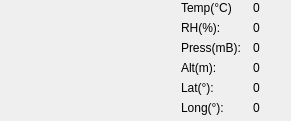
<?xml version="1.0" encoding="UTF-8"?>
<ui version="4.0">
 <class>Form</class>
 <widget class="QWidget" name="Form">
  <property name="geometry">
   <rect>
    <x>0</x>
    <y>0</y>
    <width>291</width>
    <height>121</height>
   </rect>
  </property>
  <property name="sizePolicy">
   <sizepolicy hsizetype="Minimum" vsizetype="Minimum">
    <horstretch>0</horstretch>
    <verstretch>0</verstretch>
   </sizepolicy>
  </property>
  <property name="minimumSize">
   <size>
    <width>291</width>
    <height>121</height>
   </size>
  </property>
  <property name="windowTitle">
   <string>Form</string>
  </property>
  <layout class="QVBoxLayout" name="verticalLayout">
   <property name="spacing">
    <number>0</number>
   </property>
   <property name="leftMargin">
    <number>0</number>
   </property>
   <property name="topMargin">
    <number>0</number>
   </property>
   <property name="rightMargin">
    <number>0</number>
   </property>
   <property name="bottomMargin">
    <number>0</number>
   </property>
   <item>
    <widget class="QWidget" name="pltWidgetframe" native="true">
     <property name="sizePolicy">
      <sizepolicy hsizetype="Ignored" vsizetype="Ignored">
       <horstretch>0</horstretch>
       <verstretch>0</verstretch>
      </sizepolicy>
     </property>
     <property name="minimumSize">
      <size>
       <width>291</width>
       <height>81</height>
      </size>
     </property>
     <property name="maximumSize">
      <size>
       <width>16777215</width>
       <height>16777215</height>
      </size>
     </property>
     <layout class="QHBoxLayout" name="horizontalLayout">
      <property name="spacing">
       <number>0</number>
      </property>
      <property name="leftMargin">
       <number>0</number>
      </property>
      <property name="topMargin">
       <number>0</number>
      </property>
      <property name="rightMargin">
       <number>0</number>
      </property>
      <property name="bottomMargin">
       <number>0</number>
      </property>
      <item>
       <widget class="QWidget" name="pltWidget" native="true">
        <property name="sizePolicy">
         <sizepolicy hsizetype="Minimum" vsizetype="Minimum">
          <horstretch>0</horstretch>
          <verstretch>0</verstretch>
         </sizepolicy>
        </property>
        <property name="minimumSize">
         <size>
          <width>190</width>
          <height>81</height>
         </size>
        </property>
       </widget>
      </item>
      <item>
       <widget class="QWidget" name="widget" native="true">
        <property name="sizePolicy">
         <sizepolicy hsizetype="Minimum" vsizetype="Minimum">
          <horstretch>0</horstretch>
          <verstretch>0</verstretch>
         </sizepolicy>
        </property>
        <property name="minimumSize">
         <size>
          <width>120</width>
          <height>120</height>
         </size>
        </property>
        <widget class="QLabel" name="lbl_temp">
         <property name="geometry">
          <rect>
           <x>60</x>
           <y>0</y>
           <width>51</width>
           <height>16</height>
          </rect>
         </property>
         <property name="text">
          <string>0</string>
         </property>
         <property name="alignment">
          <set>Qt::AlignCenter</set>
         </property>
        </widget>
        <widget class="QLabel" name="lbl_count">
         <property name="geometry">
          <rect>
           <x>10</x>
           <y>0</y>
           <width>51</width>
           <height>16</height>
          </rect>
         </property>
         <property name="text">
          <string>Temp(°C):</string>
         </property>
        </widget>
        <widget class="QLabel" name="lbl_count_2">
         <property name="geometry">
          <rect>
           <x>10</x>
           <y>20</y>
           <width>51</width>
           <height>16</height>
          </rect>
         </property>
         <property name="text">
          <string>RH(%):</string>
         </property>
        </widget>
        <widget class="QLabel" name="lbl_RH">
         <property name="geometry">
          <rect>
           <x>60</x>
           <y>20</y>
           <width>51</width>
           <height>16</height>
          </rect>
         </property>
         <property name="text">
          <string>0</string>
         </property>
         <property name="alignment">
          <set>Qt::AlignCenter</set>
         </property>
        </widget>
        <widget class="QLabel" name="lbl_count_3">
         <property name="geometry">
          <rect>
           <x>10</x>
           <y>40</y>
           <width>61</width>
           <height>16</height>
          </rect>
         </property>
         <property name="text">
          <string>Press(mB):</string>
         </property>
        </widget>
        <widget class="QLabel" name="lbl_press">
         <property name="geometry">
          <rect>
           <x>60</x>
           <y>40</y>
           <width>51</width>
           <height>16</height>
          </rect>
         </property>
         <property name="text">
          <string>0</string>
         </property>
         <property name="alignment">
          <set>Qt::AlignCenter</set>
         </property>
        </widget>
        <widget class="QLabel" name="lbl_count_4">
         <property name="geometry">
          <rect>
           <x>10</x>
           <y>60</y>
           <width>51</width>
           <height>16</height>
          </rect>
         </property>
         <property name="text">
          <string>Alt(m):</string>
         </property>
        </widget>
        <widget class="QLabel" name="lbl_alt">
         <property name="geometry">
          <rect>
           <x>60</x>
           <y>60</y>
           <width>51</width>
           <height>16</height>
          </rect>
         </property>
         <property name="text">
          <string>0</string>
         </property>
         <property name="alignment">
          <set>Qt::AlignCenter</set>
         </property>
        </widget>
        <widget class="QLabel" name="lbl_count_5">
         <property name="geometry">
          <rect>
           <x>10</x>
           <y>80</y>
           <width>51</width>
           <height>16</height>
          </rect>
         </property>
         <property name="text">
          <string>Lat(°):</string>
         </property>
        </widget>
        <widget class="QLabel" name="lbl_lat">
         <property name="geometry">
          <rect>
           <x>60</x>
           <y>80</y>
           <width>51</width>
           <height>16</height>
          </rect>
         </property>
         <property name="text">
          <string>0</string>
         </property>
         <property name="alignment">
          <set>Qt::AlignCenter</set>
         </property>
        </widget>
        <widget class="QLabel" name="lbl_count_6">
         <property name="geometry">
          <rect>
           <x>10</x>
           <y>100</y>
           <width>51</width>
           <height>16</height>
          </rect>
         </property>
         <property name="text">
          <string>Long(°):</string>
         </property>
        </widget>
        <widget class="QLabel" name="lbl_long">
         <property name="geometry">
          <rect>
           <x>60</x>
           <y>100</y>
           <width>51</width>
           <height>16</height>
          </rect>
         </property>
         <property name="text">
          <string>0</string>
         </property>
         <property name="alignment">
          <set>Qt::AlignCenter</set>
         </property>
        </widget>
       </widget>
      </item>
     </layout>
    </widget>
   </item>
  </layout>
 </widget>
 <resources/>
 <connections/>
</ui>
